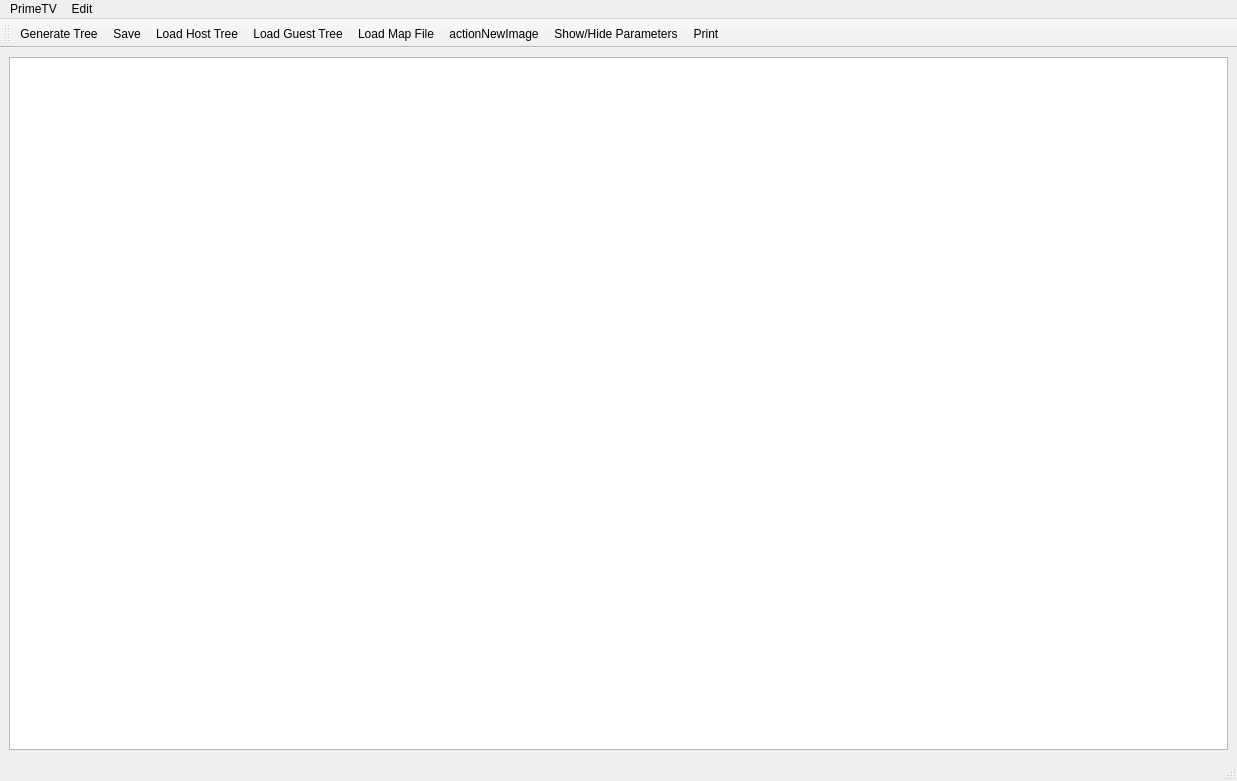
<?xml version="1.0" encoding="UTF-8"?>
<ui version="4.0">
 <class>MainWindow</class>
 <widget class="QMainWindow" name="MainWindow">
  <property name="geometry">
   <rect>
    <x>0</x>
    <y>0</y>
    <width>1237</width>
    <height>781</height>
   </rect>
  </property>
  <property name="windowTitle">
   <string>PrimeTV</string>
  </property>
  <widget class="QWidget" name="centralwidget">
   <property name="minimumSize">
    <size>
     <width>0</width>
     <height>694</height>
    </size>
   </property>
   <layout class="QVBoxLayout" name="verticalLayout">
    <item>
     <layout class="QHBoxLayout" name="horizontalLayout">
      <property name="spacing">
       <number>0</number>
      </property>
      <item>
       <widget class="GraphicView" name="view"/>
      </item>
     </layout>
    </item>
   </layout>
  </widget>
  <widget class="QMenuBar" name="menubar">
   <property name="geometry">
    <rect>
     <x>0</x>
     <y>0</y>
     <width>1237</width>
     <height>25</height>
    </rect>
   </property>
   <widget class="QMenu" name="menuPrimeTV">
    <property name="title">
     <string>PrimeTV</string>
    </property>
    <addaction name="actionLoad_Guest_Tree"/>
    <addaction name="actionLoad_Host_Tree"/>
    <addaction name="actionLoad_Map_File"/>
    <addaction name="actionGenerate_Tree"/>
    <addaction name="actionExit"/>
    <addaction name="actionSave"/>
   </widget>
   <widget class="QMenu" name="menuEdit">
    <property name="title">
     <string>Edit</string>
    </property>
    <addaction name="actionShow_Parameters"/>
    <addaction name="actionPrint"/>
    <addaction name="actionShow_LGT_Scenarios"/>
    <addaction name="actionSave_configuration"/>
    <addaction name="actionLoad_configuration"/>
    <addaction name="actionHelp"/>
    <addaction name="actionVersion"/>
   </widget>
   <addaction name="menuPrimeTV"/>
   <addaction name="menuEdit"/>
  </widget>
  <widget class="QStatusBar" name="statusbar"/>
  <widget class="QToolBar" name="toolBar">
   <property name="windowTitle">
    <string>toolBar</string>
   </property>
   <attribute name="toolBarArea">
    <enum>TopToolBarArea</enum>
   </attribute>
   <attribute name="toolBarBreak">
    <bool>false</bool>
   </attribute>
   <addaction name="actionGenerate_Tree"/>
   <addaction name="actionSave"/>
   <addaction name="actionLoad_Host_Tree"/>
   <addaction name="actionLoad_Guest_Tree"/>
   <addaction name="actionLoad_Map_File"/>
   <addaction name="actionNewImage"/>
   <addaction name="actionShow_Parameters"/>
   <addaction name="actionPrint"/>
  </widget>
  <action name="actionLoad_Guest_Tree">
   <property name="icon">
    <iconset resource="application.qrc">
     <normaloff>:/images/fileopen-256.png</normaloff>:/images/fileopen-256.png</iconset>
   </property>
   <property name="text">
    <string>Load Guest Tree</string>
   </property>
  </action>
  <action name="actionLoad_Host_Tree">
   <property name="icon">
    <iconset resource="application.qrc">
     <normaloff>:/images/fileopen-256.png</normaloff>:/images/fileopen-256.png</iconset>
   </property>
   <property name="text">
    <string>Load Host Tree</string>
   </property>
  </action>
  <action name="actionGenerate_Tree">
   <property name="icon">
    <iconset resource="application.qrc">
     <normaloff>:/images/button_blue_play.png</normaloff>:/images/button_blue_play.png</iconset>
   </property>
   <property name="text">
    <string>Generate Tree</string>
   </property>
  </action>
  <action name="actionExit">
   <property name="text">
    <string>Exit</string>
   </property>
  </action>
  <action name="actionSave">
   <property name="icon">
    <iconset resource="application.qrc">
     <normaloff>:/images/filesave-48.png</normaloff>:/images/filesave-48.png</iconset>
   </property>
   <property name="text">
    <string>Save</string>
   </property>
  </action>
  <action name="actionLoad_Map_File">
   <property name="icon">
    <iconset resource="application.qrc">
     <normaloff>:/images/fileopen-256.png</normaloff>:/images/fileopen-256.png</iconset>
   </property>
   <property name="text">
    <string>Load Map File</string>
   </property>
  </action>
  <action name="actionNewImage">
   <property name="icon">
    <iconset resource="application.qrc">
     <normaloff>:/images/file-new-icon.png</normaloff>:/images/file-new-icon.png</iconset>
   </property>
   <property name="text">
    <string>actionNewImage</string>
   </property>
   <property name="toolTip">
    <string>Create a new Image</string>
   </property>
  </action>
  <action name="actionShow_Parameters">
   <property name="icon">
    <iconset resource="application.qrc">
     <normaloff>:/images/Actions-format-indent-more-icon.png</normaloff>:/images/Actions-format-indent-more-icon.png</iconset>
   </property>
   <property name="text">
    <string>Show/Hide Parameters</string>
   </property>
   <property name="toolTip">
    <string>Show/Hide the parameters panel</string>
   </property>
  </action>
  <action name="actionHelp">
   <property name="text">
    <string>Help</string>
   </property>
  </action>
  <action name="actionVersion">
   <property name="text">
    <string>Version</string>
   </property>
  </action>
  <action name="actionSave_configuration">
   <property name="icon">
    <iconset resource="application.qrc">
     <normaloff>:/images/filesave-48.png</normaloff>:/images/filesave-48.png</iconset>
   </property>
   <property name="text">
    <string>Save configuration</string>
   </property>
  </action>
  <action name="actionPrint">
   <property name="icon">
    <iconset resource="application.qrc">
     <normaloff>:/images/print-printer-icone-7769-64.png</normaloff>:/images/print-printer-icone-7769-64.png</iconset>
   </property>
   <property name="text">
    <string>Print</string>
   </property>
  </action>
  <action name="actionShow_LGT_Scenarios">
   <property name="text">
    <string>Show LGT Scenarios</string>
   </property>
  </action>
  <action name="actionLoad_configuration">
   <property name="icon">
    <iconset resource="application.qrc">
     <normaloff>:/images/print-printer-icone-7769-64.png</normaloff>:/images/print-printer-icone-7769-64.png</iconset>
   </property>
   <property name="text">
    <string>Load configuration</string>
   </property>
  </action>
 </widget>
 <customwidgets>
  <customwidget>
   <class>GraphicView</class>
   <extends>QGraphicsView</extends>
   <header>../src/GraphicView.h</header>
  </customwidget>
 </customwidgets>
 <resources>
  <include location="application.qrc"/>
 </resources>
 <connections/>
</ui>
